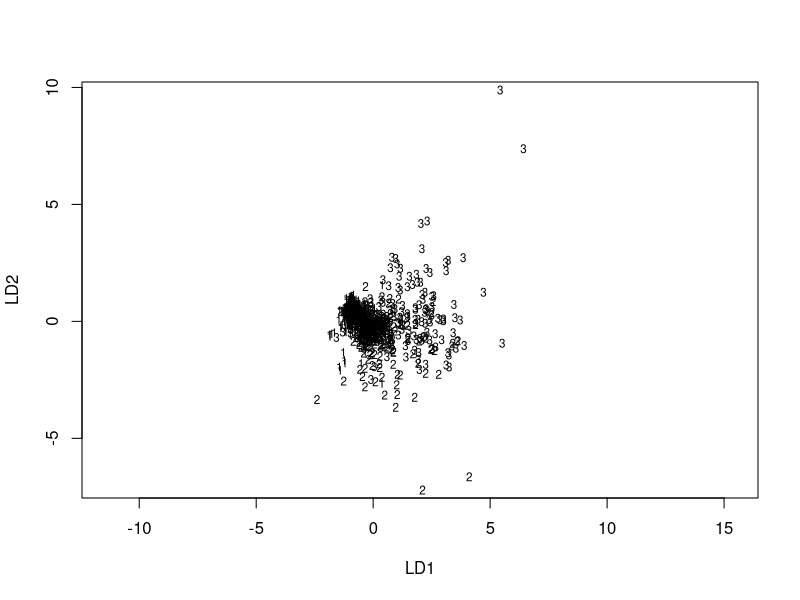
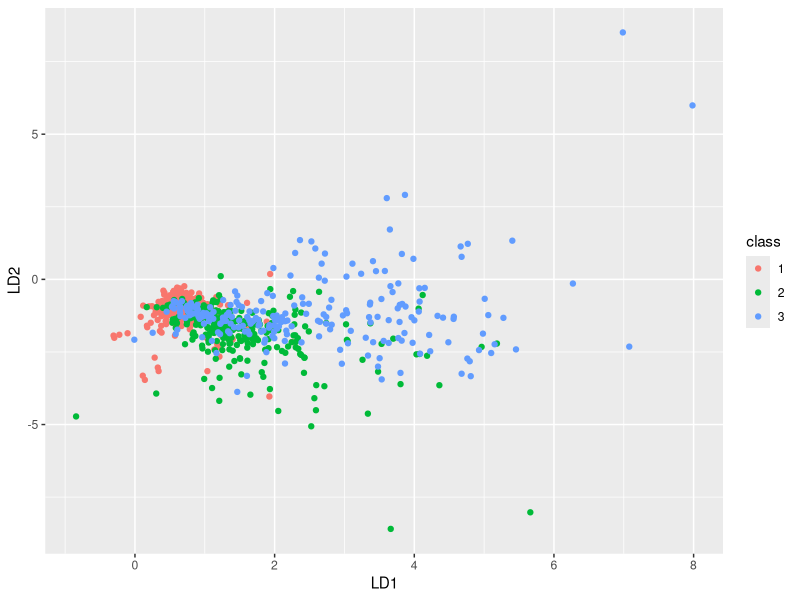

R code for these plots, in order: (Note: this script raises an error after producing the figures.)
## ---- chunk 1
knitr::opts_chunk$set(echo = TRUE)
## ---- chunk 2
library(tidyverse)
library(ggplot2)
library(MASS)
## ---- chunk 3
air <- read.csv("dat/aircraft.csv")
air$Period = as.factor(air$Period)
head(air)
## ---- chunk 4
# use the lda(formula, data=data) command to set up lda model
lda.0 = lda( Period ~ Power + Span + Length + Weight + Speed + Range, data = air )

# access the predicted class for each observation with $class
preds.0 = predict( lda.0 )$class

# compare the predictions to the true values
xtabs( ~ preds.0 + air$Period )

# plot the classes against a visual representation of distribution
plot( lda.0 )
## ---- chunk 5
### create nicer plots of lda
plot_lda <- function(data, lda.scaling, class) {
  lda.df <- data.frame(cbind(as.matrix(data) %*% lda.scaling,as.factor(class)))
  ggplot(data=lda.df,  aes(x=LD1,y=LD2,col=class)) +
       geom_point()
}

plot_lda(air[,3:8], lda.0$scaling, air$Period)
## ---- chunk 6
# to treat lda as if it has no proportions, set the priors parameters to sum to 1 and be equal for each variable
# this means the sizes of the groups won't be scaled
lda_even_prior = function(num_classes) {
  return(rep(1/num_classes, num_classes))
}
prior = lda_even_prior(3) # c(1/3, 1/3, 1/3)
lda.1 = lda( Period ~ Power + Span + Length + Weight + Speed + Range, data = air, prior = prior)
## ---- chunk 7
qda.0 = qda( Period ~ Power + Span + Length + Weight + Speed + Range, data = air)
qda.preds.0 = predict( qda.0 )$class
xtabs( ~ qda.preds.0 + air$Period )
## ---- chunk 8
data = air[,3:8]
classes = air$Period
Ws = list()
mus = list()
for (class in unique(classes)) {
  data.subset = data[classes == class,]
  Ws[[class]] = cov(data.subset)
  mus[[class]] = colMeans(data.subset)
}
W = Reduce("+", Ws) # just takes the sum
mu = Reduce(rbind, mus)
B = ( 3 - 1 ) * cov (mu )
Q = solve(W, B)
eta = eigen(Q)$vectors[,1]

XX = data
XXproj = as.matrix( XX ) %*% as.matrix( eta )
muPs = list()
ms = list()
tXXproj = t( XXproj )
for (class in classes) {
  muPs[[class]] = t(as.matrix(mus[[class]])) %*% as.matrix(eta)
  ms[[class]] = as.data.frame(tXXproj) - muPs[[class]]
}

mm = abs(Reduce(rbind, ms))
assigned = sapply( mm, which.min )
classified = data.frame( assigned = assigned, true_classes = classes )
xtabs( ~ assigned + true_classes , data = classified)
## ---- chunk 9
W1 = cov( dplyr::select( dplyr::filter( aircraft, Period == 1 ), -Year, -Period ) )
W2 = cov( dplyr::select( dplyr::filter( aircraft, Period == 2 ), -Year, -Period ) )
W3 = cov( dplyr::select( dplyr::filter( aircraft, Period == 3 ), -Year, -Period ) )
W = W1 + W2 + W3

mu1 = colMeans( dplyr::select( dplyr::filter( aircraft, Period == 1 ), -Year, -Period ) )
mu2 = colMeans( dplyr::select( dplyr::filter( aircraft, Period == 2 ), -Year, -Period ) )
mu3 = colMeans( dplyr::select( dplyr::filter( aircraft, Period == 3 ), -Year, -Period ) )
mu = rbind( mu1, mu2, mu3 )
B = ( 3 - 1 ) * cov (mu )

Q = solve(W, B)
eta = eigen(Q)$vectors[,1]
XX = dplyr::select( aircraft, -Year, -Period )
XXproj = as.matrix( XX ) %*% as.matrix( eta )
muP1 = t( as.matrix( mu1 ) ) %*% as.matrix( eta )
muP2 = t( as.matrix( mu2 ) ) %*% as.matrix( eta )
muP3 = t( as.matrix( mu3 ) ) %*% as.matrix( eta )
tXXproj = t( XXproj )
m1 = as.data.frame( tXXproj ) - muP1
m2 = as.data.frame( tXXproj ) - muP2
m3 = as.data.frame( tXXproj ) - muP3
mm = rbind( abs( m1 ), abs( m2 ), abs( m3 ) )
classes.2 = sapply( mm, which.min )
classified = data.frame( assigned = classes, aircraft )
xtabs( ~ assigned + Period , data = classified)
